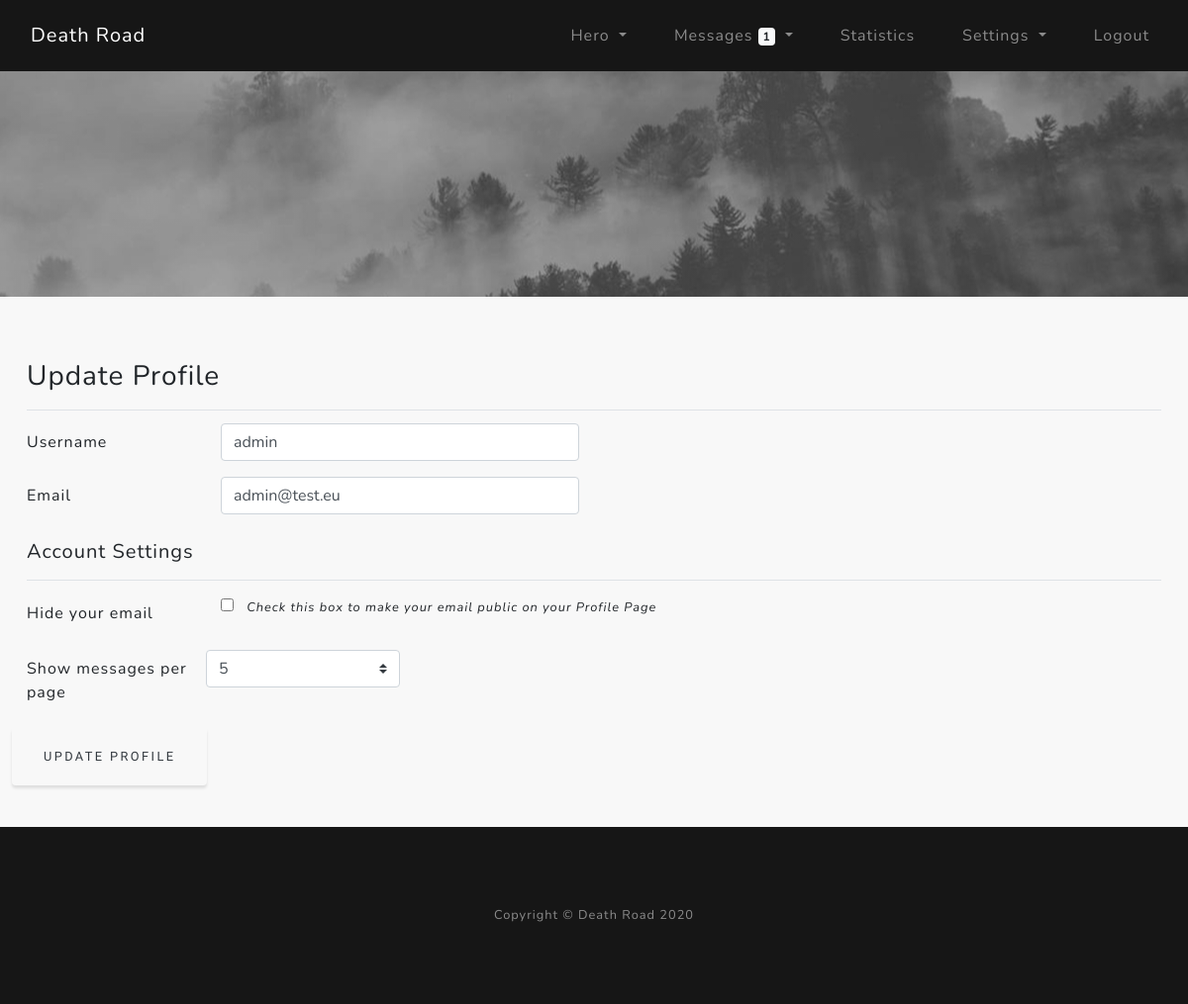
The app's page /account/update (signed in), older data.
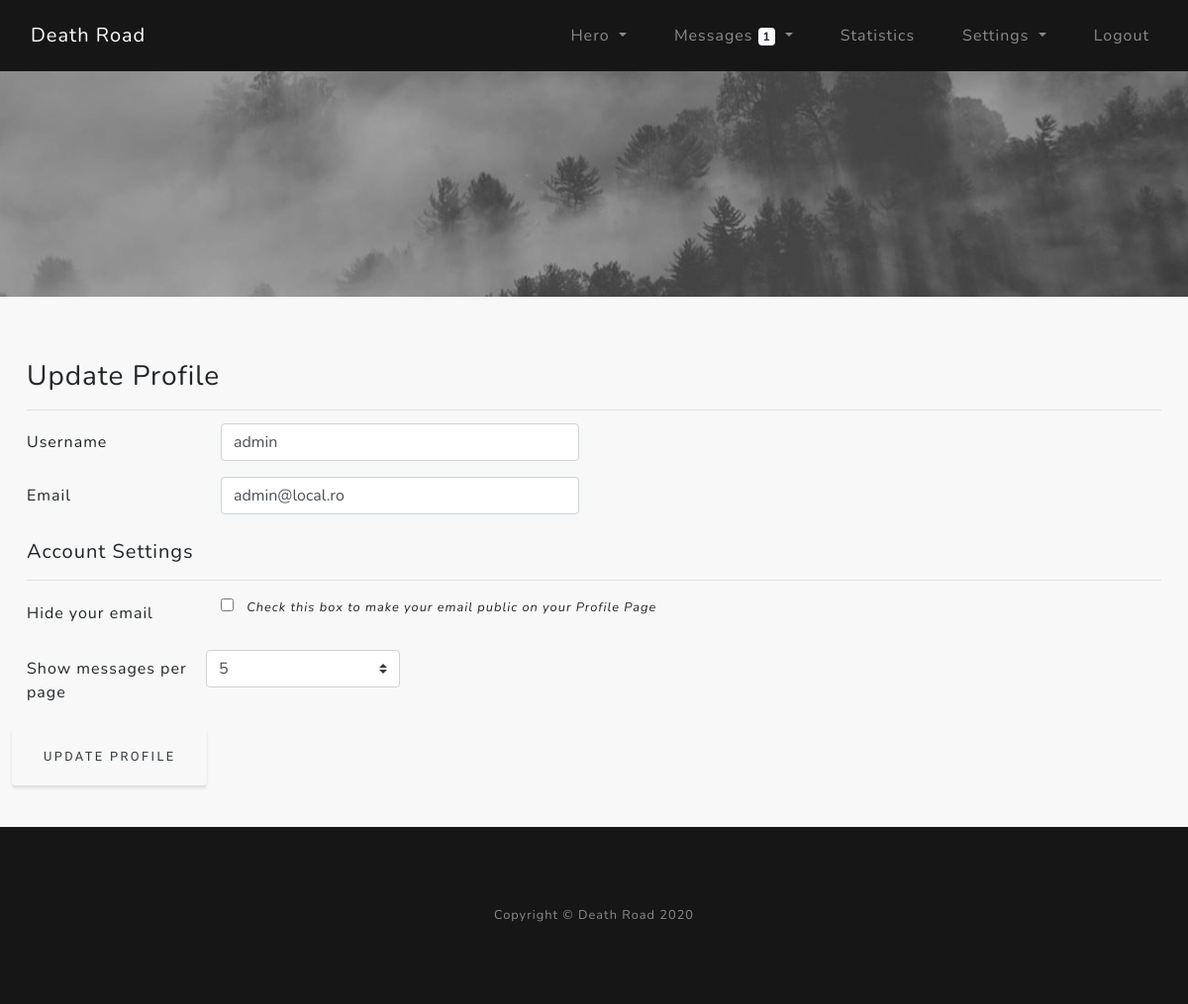
The same page, newer data.
### core/models.py (models this page shows)
class User(db.Model, UserMixin):
    __tablename__ = "user"
    id = Column(Integer, primary_key=True)  # User ID
    username = Column(String(32), unique=True, nullable=False)  # Username used in registration
    email = Column(String(120), unique=True, nullable=False)  # Email for registration
    password = Column(String(60), nullable=False)  # hashed password
    hidemail = Column(Boolean, nullable=True)  # 0/1 Hide/Show email in public profile
    msg_per_page = Column(Integer, nullable=False)  # get how many messages to show on inbox/outbox page

### core/users/routes.py (the view)
@users.route("/account/update", methods=["GET", "POST"])
@login_required
def account_update():
    form = UpdateAccount()
    get_unread_msgs = unread_msgs(current_user.username)
    if form.validate_on_submit():
        current_user.username = form.username.data
        current_user.email = form.email.data
        current_user.hidemail = form.hidemail_checkbox.data
        current_user.msg_per_page = form.msg_per_page.data
        try:
            db.session.commit()
            flash("Your account has been updated.", "success")
            redirect(url_for("users.account_home"))
        except IntegrityError:
            db.session.rollback()
            flash("Username or E-mail already exists.", "danger")
            redirect(url_for("users.account_home"))
    elif request.method == "GET":
        form.username.data = current_user.username
        form.email.data = current_user.email
        form.hidemail_checkbox.data = current_user.hidemail
        form.msg_per_page.data = current_user.msg_per_page
    return render_template("account_update.html", form=form, get_unread_msgs=get_unread_msgs)

### core/users/forms.py
class UpdateAccount(FlaskForm):
    username = StringField("Username", validators=[DataRequired(), Length(min=3, max=32)])
    email = StringField("Email", validators=[DataRequired(), Email()])
    hidemail_checkbox = BooleanField('Hide your email')
    msg_per_page = SelectField("Show messages per page", choices=[(5, "5"), (10, "10"), (25, "25")], coerce=int)
    submit = SubmitField("Update Profile")

### core/models.py (called while the page is built)
@login_manager.user_loader
def load_user(user_id):
    return User.query.get(int(user_id))

### core/utils/unread_msgs.py (called while the page is built)
def unread_msgs(current_acc_uname):
    gum = Messages.query.filter_by(recipient=current_acc_uname, del_in=False, seen=False).count()
    return gum

### core/templates/account_update.html (shortened to what this page needs)
{% extends "layout.html" %}
{% block content %}
<section class="account-section">
    <div class="top-slider">
    </div>
    <div class="container py-3">
        <div class="row">
            <div class="col-lg">
                <form method="POST" enctype="multipart/form-data">
                    <fieldset>
                        <legend class="h3 font-weight-normal border-bottom pt-5 pb-3">Update Profile</legend>
                        <div class="form-group row">
                            {{ form.username.label(class="col-sm-2 col-form-label") }}
                            {% if form.username.errors %}
                                <div class="col-sm-4">
                                    {{ form.username(class="form-control is-invalid") }}
                                </div>
                                <div class="invalid-feedback">
                                    {% for error in form.username.errors %}
                                        <span>{{ error }}</span>
                                    {% endfor %}
                                </div>
                            {% else %}
                                <div class="col-sm-4">
                                    {{ form.username(class="form-control") }}
                                </div>
                            {% endif %}
                        </div>
                        <div class="form-group row">
                            {{ form.email.label(class="col-sm-2 col-form-label") }}
                            {% if form.email.errors %}
                                <div class="col-sm-4">
                                    {{ form.email(class="form-control is-invalid") }}
                                </div>
                                <div class="invalid-feedback">
                                    {% for error in form.email.errors %}
                                        <span>{{ error }}</span>
                                    {% endfor %}
                                </div>
                            {% else %}
                                <div class="col-sm-4">
                                    {{ form.email(class="form-control") }}
                                </div>
                            {% endif %}
                        </div>
                    </fieldset>
                    <fieldset>
                        <legend class="h5 font-weight-normal border-bottom pb-3">Account Settings</legend>
                        <div class="form-group row">
                            {{ form.hidemail_checkbox.label(class="col-sm-2 col-form-label") }}
                            <div class="col-sm-6">
                                <p>{{ form.hidemail_checkbox }}
                                <small><i class="pl-2">Check this box to make your email public on your Profile Page</i></small></p>
                            </div>
                        </div>
                        <div class="form-group row">
                            {{ form.msg_per_page.label(class="col-sm-2 col-form-label") }}
                            {{ form.msg_per_page(class="form-control custom-select col-md-2") }}
                        </div>
                        <div class="form-group row">
                            {{ form.submit(class="btn btn-outline-dark") }}
                        </div>
                    </fieldset>
                </form>
            </div>
        </div>
    </div>
</section>
{% endblock %}

Row changes from the older to the newer data that the page shows:
changed User "admin": email "admin@test.eu" → "admin@local.ro"
